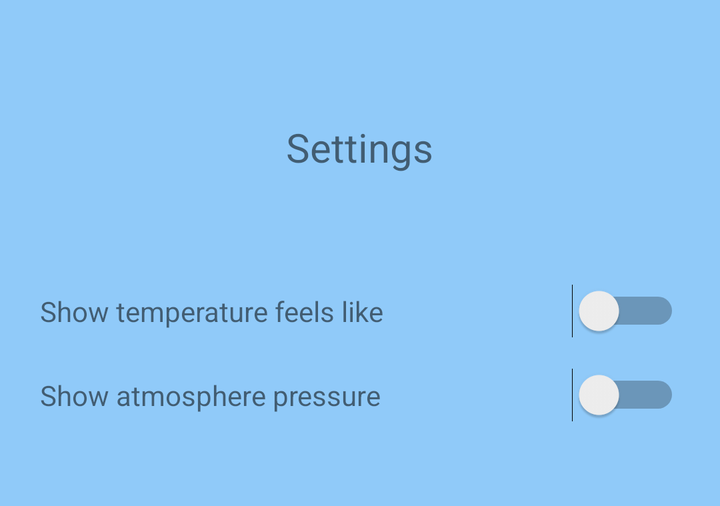
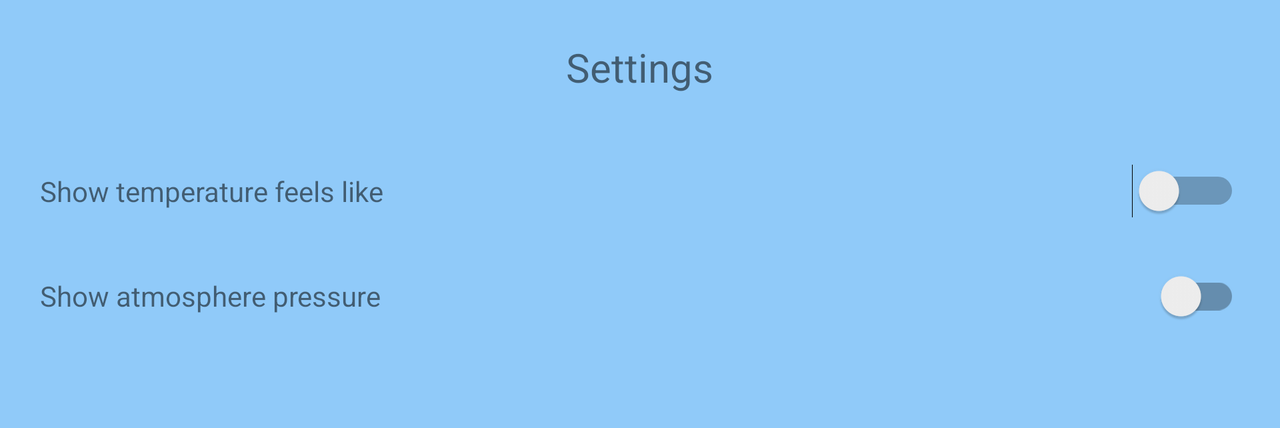

An Android layout and its configuration variant, each rendered on a device that would load it. The default file and the variant file are quoted in full after the pictures.
<!-- AndroidManifest.xml: application theme AppTheme -->
<!-- res/layout/settings.xml -->
<?xml version="1.0" encoding="utf-8"?>
<TableLayout xmlns:android="http://schemas.android.com/apk/res/android"
android:layout_width="match_parent" android:layout_height="wrap_content"
android:layout_columnSpan="2"
android:gravity="center"
android:paddingTop="60dp"
android:orientation="vertical">

<TableRow
    android:layout_width="match_parent"
    android:layout_height="match_parent"
    android:gravity="center">

    <TextView
        android:id="@+id/settings_header"
        android:layout_width="wrap_content"
        android:layout_height="wrap_content"
        android:gravity="center"
        android:text="@string/settings"
        android:textSize="20sp"
        android:paddingStart="20dp"
        android:paddingEnd="20dp"
        android:paddingBottom="40dp"
        />

</TableRow>

<TableRow
    android:layout_width="match_parent"
    android:layout_height="match_parent"
    android:paddingTop="15dp">

    <TextView
        android:id="@+id/feelsLikeTextView"
        android:layout_width="wrap_content"
        android:layout_height="wrap_content"
        android:text="@string/show_temperature_feels_like"
        android:layout_weight="3"
        android:paddingStart="20dp"
        android:paddingEnd="20dp"/>

    <Switch
        android:id="@+id/feelsLikeSwitch"
        android:layout_width="wrap_content"
        android:layout_height="wrap_content"
        android:layout_weight="1"
        android:paddingStart="20dp"
        android:paddingEnd="20dp"/>
</TableRow>

<TableRow
    android:layout_width="match_parent"
    android:layout_height="match_parent"
    android:paddingTop="15dp">

    <TextView
        android:id="@+id/atmosphere_pressure"
        android:layout_width="wrap_content"
        android:layout_height="wrap_content"
        android:text="@string/show_atmosphere_pressure"
        android:layout_weight="3"
        android:paddingStart="20dp"
        android:paddingEnd="20dp"/>

    <Switch
        android:id="@+id/pressure_switch"
        android:layout_width="wrap_content"
        android:layout_height="wrap_content"
        android:layout_weight="1"
        android:paddingStart="20dp"
        android:paddingEnd="20dp"/>
</TableRow>
<TableRow
    android:layout_width="match_parent"
    android:layout_height="match_parent"
    android:paddingTop="15dp">


    <TextView
        android:id="@+id/night_mode"
        android:layout_width="wrap_content"
        android:layout_height="wrap_content"
        android:text="@string/set_on_night_mode"
        android:layout_weight="3"
        android:paddingStart="20dp"
        android:paddingEnd="20dp"
        android:visibility="invisible"/>

    <Switch
        android:id="@+id/night_mode_switch"
        android:layout_width="wrap_content"
        android:layout_height="wrap_content"
        android:layout_weight="1"
        android:visibility="invisible"/>

</TableRow>
</TableLayout>
<!-- resources referenced by this layout -->
<resources>
  <string name="set_on_night_mode">Set on night mode</string>
  <string name="settings">Settings</string>
  <string name="show_atmosphere_pressure">Show atmosphere pressure</string>
  <string name="show_temperature_feels_like">Show temperature feels like</string>
  <style name="AppTheme" parent="Theme.MaterialComponents.Light.DarkActionBar">
          
          <item name="colorPrimary">@color/colorPrimary</item>
          <item name="colorPrimaryDark">@color/colorPrimaryDark</item>
          <item name="colorAccent">@color/colorAccent</item>
          <item name="android:colorBackground">@color/day</item>
      </style>
  <color name="colorPrimary">#6200EE</color>
  <color name="colorPrimaryDark">#3700B3</color>
  <color name="colorAccent">#03DAC5</color>
  <color name="day">#90CAF9</color>
</resources>
<!-- res/layout-land/settings.xml (the repository's variant of the layout above) -->
<!-- drawn on the phone turned sideways -->
<?xml version="1.0" encoding="utf-8"?>
<TableLayout xmlns:android="http://schemas.android.com/apk/res/android"
    android:layout_width="match_parent" android:layout_height="wrap_content"
    android:layout_columnSpan="2"
    android:gravity="center"
    android:paddingTop="20dp"
    android:orientation="vertical">

    <TableRow
        android:layout_width="match_parent"
        android:layout_height="match_parent"
        android:gravity="center">

        <TextView
            android:id="@+id/settings_header"
            android:layout_width="wrap_content"
            android:layout_height="wrap_content"
            android:gravity="center"
            android:text="Settings"
            android:textSize="20sp"
            android:paddingStart="20dp"
            android:paddingEnd="20dp"
            android:paddingBottom="20dp"
            />

    </TableRow>


    <TableRow
        android:layout_width="match_parent"
        android:layout_height="match_parent"
        android:paddingTop="15dp">

        <TextView
            android:id="@+id/feelsLikeTextView"
            android:layout_width="wrap_content"
            android:layout_height="wrap_content"
            android:text="@string/show_temperature_feels_like"
            android:layout_weight="3"
            android:paddingStart="20dp"
            android:paddingEnd="20dp"/>

        <Switch
            android:id="@+id/feelsLikeSwitch"
            android:layout_width="wrap_content"
            android:layout_height="wrap_content"
            android:layout_weight="1"
            android:paddingStart="20dp"
            android:paddingEnd="20dp"/>
    </TableRow>

    <TableRow
        android:layout_width="match_parent"
        android:layout_height="match_parent"
        android:paddingTop="15dp">

        <TextView
            android:id="@+id/atmosphere_pressure"
            android:layout_width="wrap_content"
            android:layout_height="wrap_content"
            android:text="Show atmosphere pressure"
            android:layout_weight="3"
            android:paddingStart="20dp"
            android:paddingEnd="20dp"/>

        <androidx.appcompat.widget.SwitchCompat
            android:id="@+id/pressure_switch"
            android:layout_width="wrap_content"
            android:layout_height="wrap_content"
            android:layout_weight="1"
            android:paddingStart="20dp"
            android:paddingEnd="20dp"/>
    </TableRow>

    <TableRow
        android:layout_width="match_parent"
        android:layout_height="match_parent"
        android:paddingTop="15dp">

        <TextView
            android:id="@+id/night_mode"
            android:layout_width="wrap_content"
            android:layout_height="wrap_content"
            android:text="Set on night mode"
            android:layout_weight="3"
            android:paddingStart="20dp"
            android:paddingEnd="20dp"
            android:visibility="invisible"/>


        <Switch
            android:id="@+id/night_mode_switch"
            android:layout_width="wrap_content"
            android:layout_height="wrap_content"
            android:layout_weight="1"
            android:paddingStart="20dp"
            android:paddingEnd="20dp"
            android:visibility="invisible"/>

    </TableRow>
</TableLayout>
<!-- resources referenced by the variant -->
<!-- as the phone turned sideways resolves them -->
<resources>
  <string name="show_temperature_feels_like">Show temperature feels like</string>
  <style name="AppTheme" parent="Theme.MaterialComponents.Light.DarkActionBar">
          
          <item name="colorPrimary">@color/colorPrimary</item>
          <item name="colorPrimaryDark">@color/colorPrimaryDark</item>
          <item name="colorAccent">@color/colorAccent</item>
          <item name="android:colorBackground">@color/day</item>
      </style>
  <color name="colorPrimary">#6200EE</color>
  <color name="colorPrimaryDark">#3700B3</color>
  <color name="colorAccent">#03DAC5</color>
  <color name="day">#90CAF9</color>
</resources>
